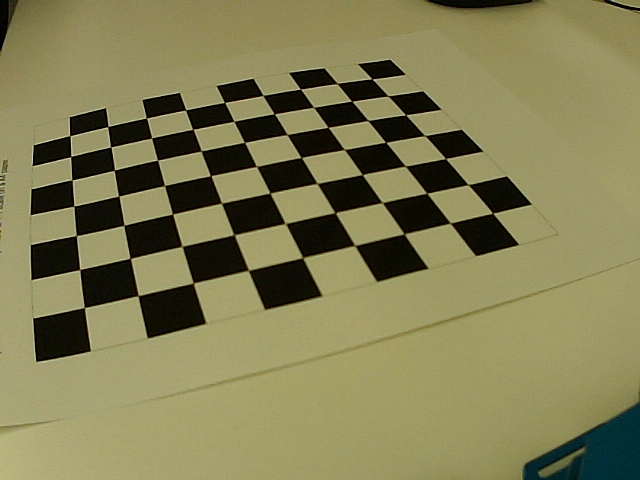
#> input picture src/configs/calibration_photos/photos/0.png, 640 x 480 px, found by its file name
$ python -i camera_utils.py   (imports and definitions only)
#> lines starting #> are read from the running program, lines starting #| are printed output that depends on the picture; after the words box and inside, x2 and y2 are one past the last pixel; in counts of white or black regions, pixels touching at a corner belong together
import numpy as np
import cv2
import os

import src.constants as constants

def reshape_image(img, height, width=None):
    if width is None:
        width = height
    reshaped = cv2.resize(img, (width, height))
    return reshaped

def rescale_image(img, scale):
    new_height = int(img.shape[0] * scale)
    new_width = int(img.shape[1] * scale)
    return reshape_image(img, new_height, new_width)

def convert_gray(img):
    return cv2.cvtColor(img, cv2.COLOR_RGB2GRAY)

def transformation_matrix(rvec, tvec):
    mat = np.zeros((4,4))
    mat[:3,3] = tvec.flatten()
    mat[:3,:3] = cv2.Rodrigues(rvec)[0]
    mat[3,3] = 1
    return mat

def inverse_transformation_matrix(rvec, tvec):
    mat = np.zeros((4,4))
    inv_rot_mat = np.linalg.inv(cv2.Rodrigues(rvec)[0])
    mat[:3,3] = -np.dot(inv_rot_mat, tvec[:,0])
    mat[:3,:3] = inv_rot_mat
    mat[3,3] = 1
    return mat

def coord_transform(trans_mtx, pts):
    if len(pts.shape) == 1:
        pts = pts[None,:]
    homog_pts = np.concatenate( (pts, np.ones((len(pts),1))), axis=1 )
    new_homog_pts = np.dot(trans_mtx, homog_pts.T).T
    new_pts = np.true_divide(new_homog_pts[:,:-1],  new_homog_pts[:,[-1]])
    return new_pts

def get_cube_poses():
    pass

def calc_distortion_matrix():
    folder = "src/configs/calibration_photos/photos/"

    GW, GH = constants.calibration_gridshape
    grid_size = constants.calibration_gridsize
    objp = np.zeros((GW*GH,3), np.float32)
    objp[:,:2] = grid_size * np.mgrid[0:GW,0:GH].T.reshape(-1,2)

    img_pts = []
    obj_pts = []
    img_id = 0
    while True:
        img = cv2.imread(os.path.join(folder,f"{img_id}.png"))
#> img is the input picture: shape (480, 640, 3); mean B, G, R 84, 126, 130.2
        if img is None:
            break
        gray = cv2.cvtColor(img, cv2.COLOR_RGB2GRAY)
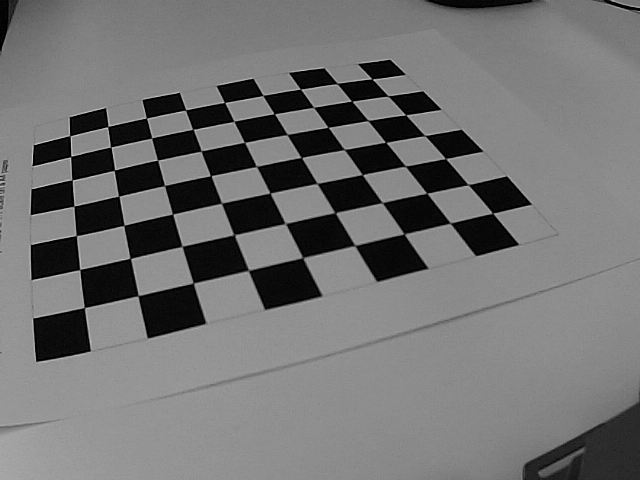
#> gray: shape (480, 640); min 0, max 219, mean 113.9
        img_id += 1

        ret, corners = cv2.findChessboardCorners(gray, (GW,GH), None)
#> ret = True; corners = 63 rows, first 8: [372, 78.82], [387.9, 96], [405.7, 114.8], [424.8, 135.5], [445.6, 158.5], [468.2, 184.6], [492.5, 213.1], [337.1, 83.52]

        if ret:
            img_pts.append(corners)
            obj_pts.append(objp)
            cv2.drawChessboardCorners(img, (GW,GH), corners, ret)
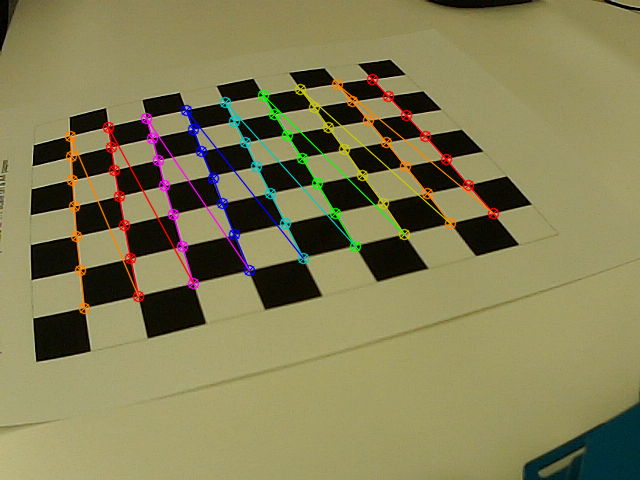
#> img: shape (480, 640, 3); 4.26% of pixels changed, all inside (x1, y1, x2, y2) = (64, 73, 500, 315)
            cv2.imshow('img', img)
            cv2.waitKey(100)
    num_images = img_id
#> num_images = 1
    cv2.destroyAllWindows()

    ret, mtx, dist, rvecs, tvecs = cv2.calibrateCamera(obj_pts,
                                                       img_pts,
                                                       gray.shape[::-1],
                                                       None,
                                                       None)
#> ret = 0.443; mtx = [[422.2, 0, 291.1], [0, 360.2, 336.8], [0, 0, 1]]; dist = [[-0.202, 0.0671, -0.0436, 0.00239, -0.0452]]; rvecs = ([-0.419, 0.317, 1.22],); tvecs = ([42.58, -155.3, 216.6],)

    h,  w = gray.shape
#> h = 480; w = 640
    newcameramtx, roi = cv2.getOptimalNewCameraMatrix(mtx,
                                                      dist,
                                                      (w,h),
                                                      1,
                                                      (w,h)
                                                     )
#> newcameramtx = [[245.3, 0, 285.9], [0, 236.6, 328.2], [0, 0, 1]]; roi = (117, 107, 371, 315)

    for img_id in range(num_images):
        img = cv2.imread(os.path.join(folder,f"{img_id}.png"))
        gray = cv2.cvtColor(img, cv2.COLOR_RGB2GRAY)
        dst = cv2.undistort(img, mtx, dist, None, newcameramtx)
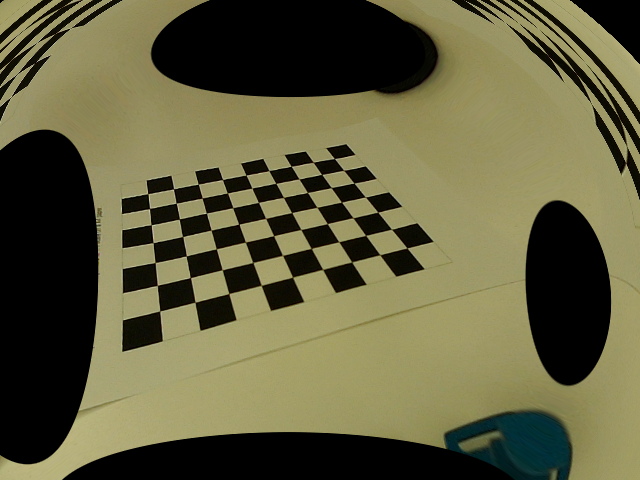
#> dst: shape (480, 640, 3); mean B, G, R 63.4, 94.9, 97.8
        # crop the image
        x, y, w, h = roi
#> x = 117; y = 107; w = 371; h = 315
        dst = dst[y:y+h, x:x+w]
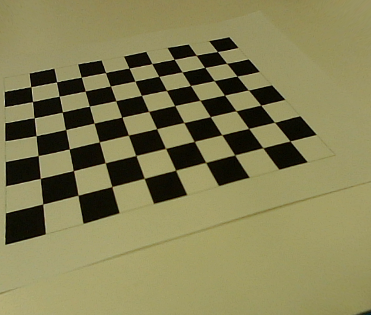
#> dst: shape (315, 371, 3); mean B, G, R 84.3, 126.8, 131.5
        cv2.drawChessboardCorners(img, (GW,GH), corners, True)
        cv2.imshow('img', dst)
        cv2.waitKey(500)
    # cv2.destroyAllWindows()


    return mtx, newcameramtx, roi, dist

>>> result = calc_distortion_matrix()
#> result = ([[422.2, 0, 291.1], [0, 360.2, 336.8], [0, 0, 1]], [[245.3, 0, 285.9], [0, 236.6, 328.2], [0, 0, 1]], (117, 107, 371, 315), [[-0.202, 0.0671, -0.0436, 0.00239, -0.0452]])

$ run again, with src/configs/calibration_photos/photos/1.png copied over src/configs/calibration_photos/photos/0.png
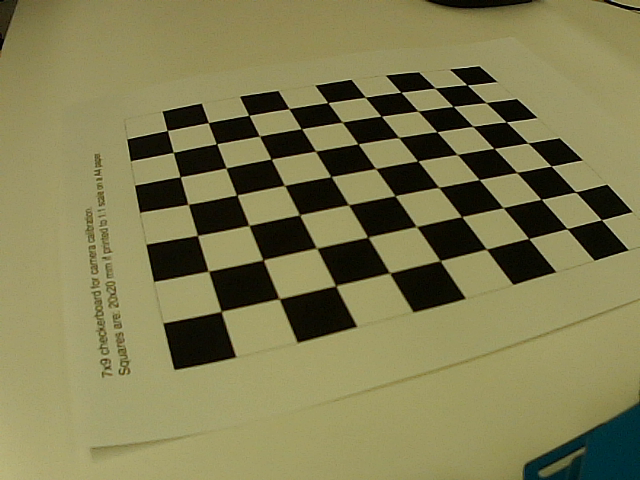
#> input picture src/configs/calibration_photos/photos/1.png, 640 x 480 px, found by its file name
#> in calc_distortion_matrix, img is the input picture: shape (480, 640, 3); mean B, G, R 81.5, 123.3, 127.4
#> in calc_distortion_matrix, `gray = cv2.cvtColor(img, cv2.COLOR_RGB2GRAY)`:
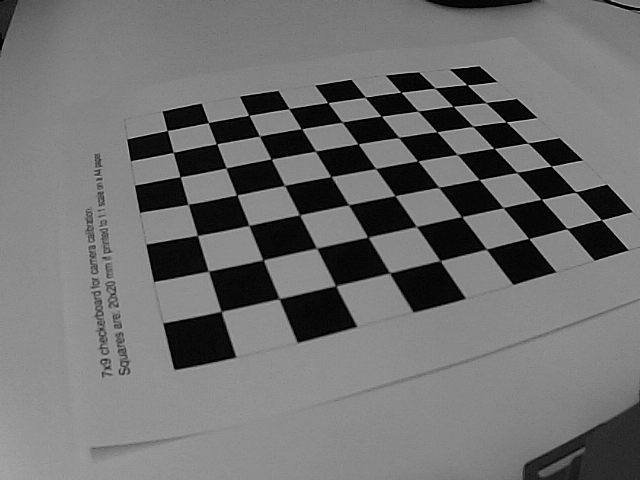
#> gray: shape (480, 640); min 0, max 201, mean 111.3
#> in calc_distortion_matrix, `ret, corners = cv2.findChessboardCorners(gray, (GW,GH), None)`: ret = True; corners = 63 rows, first 8: [467.6, 85.17], [486.8, 102.7], [506.2, 121.9], [527.8, 142.8], [551.6, 166.3], [575.3, 192], [601.3, 219.6], [434.9, 88.03]
#> img: shape (480, 640, 3); 4.38% of pixels changed, all inside (x1, y1, x2, y2) = (162, 79, 608, 317)
#> num_images = 1
#> in calc_distortion_matrix, `ret, mtx, dist, rvecs, tvecs = cv2.calibrateCamera(obj_pts, img_pts, g..`: ret = 0.971; mtx = [[271.6, 0, 300.6], [0, 216.7, 353.3], [0, 0, 1]]; dist = [[-0.0834, -0.000316, -0.0369, 0.00777, 0.00168]]; rvecs = ([-0.276, 0.179, 1.24],); tvecs = ([88.11, -172.5, 140.4],)
#> newcameramtx = [[189.5, 0, 321.3], [0, 173.1, 293], [0, 0, 1]]; roi = (76, 13, 498, 392)
#> in calc_distortion_matrix, `x, y, w, h = roi`: x = 76; y = 13; w = 498; h = 392
#> in calc_distortion_matrix, `dst = dst[y:y+h, x:x+w]`:
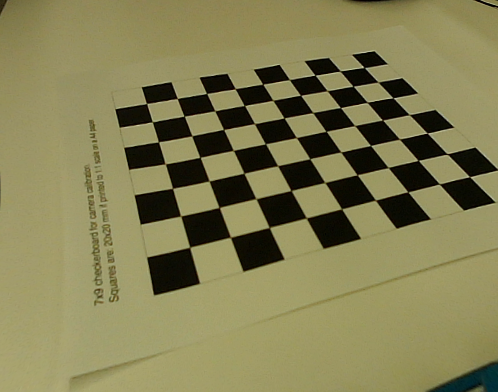
#> dst: shape (392, 498, 3); mean B, G, R 83.9, 126.9, 131.4
#> result = ([[271.6, 0, 300.6], [0, 216.7, 353.3], [0, 0, 1]], [[189.5, 0, 321.3], [0, 173.1, 293], [0, 0, 1]], (76, 13, 498, 392), [[-0.0834, -0.000316, -0.0369, 0.00777, 0.00168]])

$ run again, with src/configs/calibration_photos/photos/10.png copied over src/configs/calibration_photos/photos/0.png
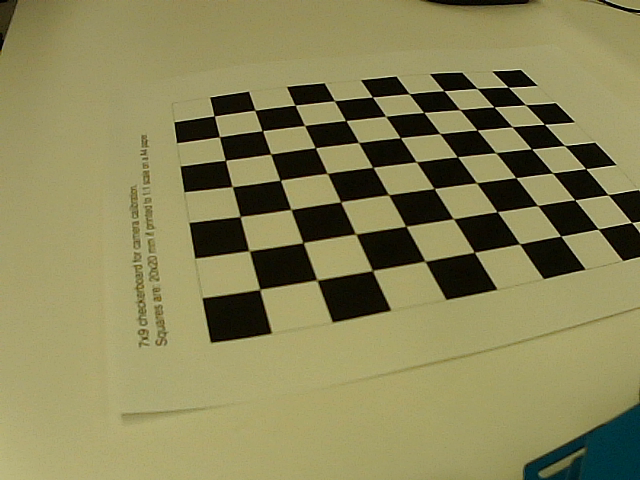
#> input picture src/configs/calibration_photos/photos/10.png, 640 x 480 px, found by its file name
#> in calc_distortion_matrix, img is the input picture: shape (480, 640, 3); mean B, G, R 87.7, 131.9, 136.6
#> in calc_distortion_matrix, `gray = cv2.cvtColor(img, cv2.COLOR_RGB2GRAY)`:
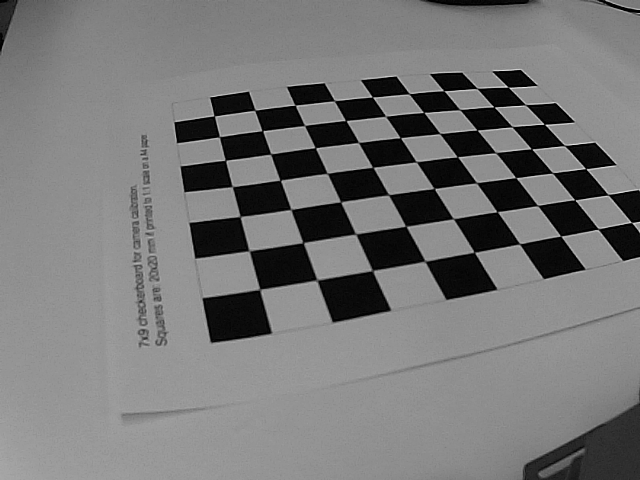
#> gray: shape (480, 640); min 0, max 233, mean 119.2
#> in calc_distortion_matrix, `ret, corners = cv2.findChessboardCorners(gray, (GW,GH), None)`: ret = True; corners = 63 rows, first 8: [507.6, 86.86], [525.6, 104.9], [544.4, 124.2], [564.5, 145.5], [585.5, 168.6], [608, 194.6], [631.4, 222.4], [476.6, 88.47]
#> img: shape (480, 640, 3); 4.27% of pixels changed, all inside (x1, y1, x2, y2) = (209, 81, 638, 297)
#> num_images = 1
#> in calc_distortion_matrix, `ret, mtx, dist, rvecs, tvecs = cv2.calibrateCamera(obj_pts, img_pts, g..`: ret = 0.816; mtx = [[171.3, 0, 309.2], [0, 131.6, 342.9], [0, 0, 1]]; dist = [[-0.0328, 0.00166, -0.0162, 0.00329, -0.000113]]; rvecs = ([-0.162, 0.11, 1.32],); tvecs = ([108.5, -176.2, 87.79],)
#> newcameramtx = [[105.6, 0, 288.4], [0, 93.54, 313.9], [0, 0, 1]]; roi = (98, 70, 394, 351)
#> in calc_distortion_matrix, `x, y, w, h = roi`: x = 98; y = 70; w = 394; h = 351
#> in calc_distortion_matrix, `dst = dst[y:y+h, x:x+w]`:
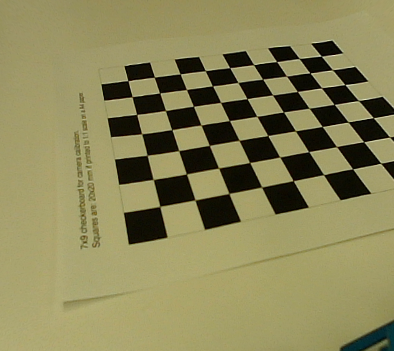
#> dst: shape (351, 394, 3); mean B, G, R 88.9, 133.6, 138.7
#> result = ([[171.3, 0, 309.2], [0, 131.6, 342.9], [0, 0, 1]], [[105.6, 0, 288.4], [0, 93.54, 313.9], [0, 0, 1]], (98, 70, 394, 351), [[-0.0328, 0.00166, -0.0162, 0.00329, -0.000113]])

$ run again, with src/configs/calibration_photos/photos/11.png copied over src/configs/calibration_photos/photos/0.png
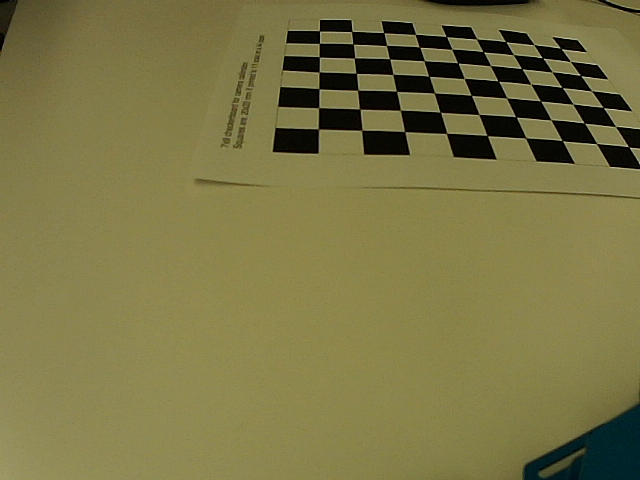
#> input picture src/configs/calibration_photos/photos/11.png, 640 x 480 px, found by its file name
#> in calc_distortion_matrix, img is the input picture: shape (480, 640, 3); mean B, G, R 69.3, 117.3, 122.7
#> in calc_distortion_matrix, `gray = cv2.cvtColor(img, cv2.COLOR_RGB2GRAY)`:
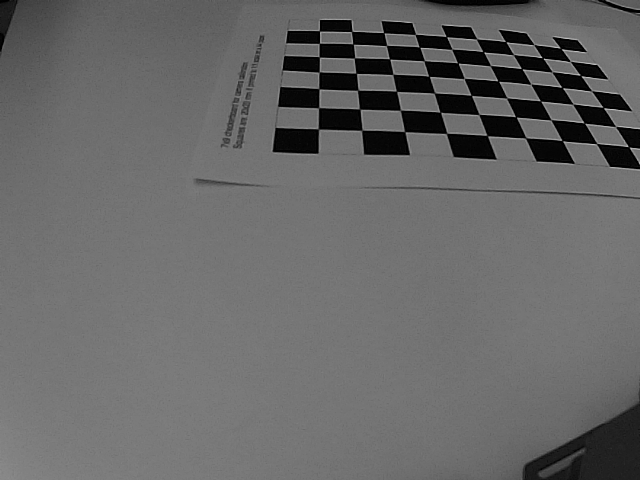
#> gray: shape (480, 640); min 0, max 201, mean 103.6
#> in calc_distortion_matrix, `ret, corners = cv2.findChessboardCorners(gray, (GW,GH), None)`: ret = True; corners = 63 rows, first 8: [318.4, 129], [318.6, 107.7], [318.9, 88.81], [319.1, 72.12], [319.4, 57.06], [319.4, 43.31], [319.4, 30.88], [361.8, 130.3]
#> img: shape (480, 640, 3); 3.32% of pixels changed, all inside (x1, y1, x2, y2) = (312, 25, 636, 154)
#> num_images = 1
#> in calc_distortion_matrix, `ret, mtx, dist, rvecs, tvecs = cv2.calibrateCamera(obj_pts, img_pts, g..`: ret = 0.364; mtx = [[62.06, 0, 319.4], [0, 41.16, 240], [0, 0, 1]]; dist = [[-0.00419, 4.23e-05, 0.00135, -0.0012, -2.64e-07]]; rvecs = ([-0.0417, -0.0433, -1.55],); tvecs = ([-0.362, -76.06, 27.14],)
#> newcameramtx = [[39.13, 0, 337.8], [0, 25.71, 267.2], [0, 0, 1]]; roi = (120, 117, 420, 315)
#> in calc_distortion_matrix, `x, y, w, h = roi`: x = 120; y = 117; w = 420; h = 315
#> in calc_distortion_matrix, `dst = dst[y:y+h, x:x+w]`:
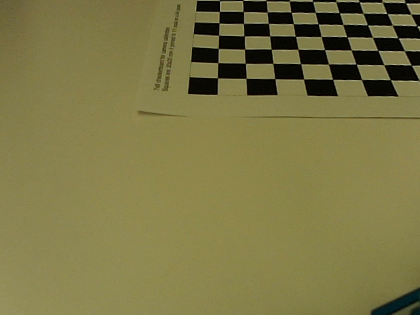
#> dst: shape (315, 420, 3); mean B, G, R 69.9, 118.7, 124.4
#> result = ([[62.06, 0, 319.4], [0, 41.16, 240], [0, 0, 1]], [[39.13, 0, 337.8], [0, 25.71, 267.2], [0, 0, 1]], (120, 117, 420, 315), [[-0.00419, 4.23e-05, 0.00135, -0.0012, -2.64e-07]])
